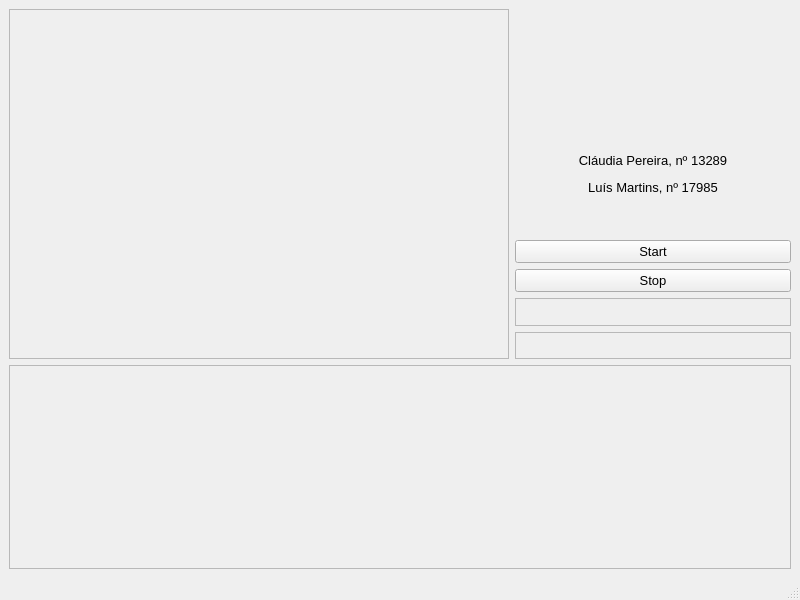
<?xml version="1.0" encoding="UTF-8"?>
<ui version="4.0">
 <class>MainWindow</class>
 <widget class="QMainWindow" name="MainWindow">
  <property name="geometry">
   <rect>
    <x>0</x>
    <y>0</y>
    <width>800</width>
    <height>600</height>
   </rect>
  </property>
  <property name="sizePolicy">
   <sizepolicy hsizetype="Preferred" vsizetype="Preferred">
    <horstretch>0</horstretch>
    <verstretch>0</verstretch>
   </sizepolicy>
  </property>
  <property name="windowTitle">
   <string>MainWindow</string>
  </property>
  <widget class="QWidget" name="centralwidget">
   <layout class="QGridLayout" name="gridLayout">
    <item row="0" column="1">
     <layout class="QVBoxLayout" name="verticalLayout">
      <item>
       <layout class="QHBoxLayout" name="horizontalLayout">
        <item>
         <widget class="QLabel" name="Video">
          <property name="sizePolicy">
           <sizepolicy hsizetype="Maximum" vsizetype="Maximum">
            <horstretch>0</horstretch>
            <verstretch>0</verstretch>
           </sizepolicy>
          </property>
          <property name="minimumSize">
           <size>
            <width>500</width>
            <height>350</height>
           </size>
          </property>
          <property name="maximumSize">
           <size>
            <width>16777215</width>
            <height>16777215</height>
           </size>
          </property>
          <property name="frameShape">
           <enum>QFrame::StyledPanel</enum>
          </property>
          <property name="text">
           <string/>
          </property>
         </widget>
        </item>
        <item>
         <layout class="QVBoxLayout" name="verticalLayout_2">
          <item>
           <widget class="QLabel" name="labelEST">
            <property name="sizePolicy">
             <sizepolicy hsizetype="Fixed" vsizetype="Fixed">
              <horstretch>0</horstretch>
              <verstretch>0</verstretch>
             </sizepolicy>
            </property>
            <property name="minimumSize">
             <size>
              <width>100</width>
              <height>100</height>
             </size>
            </property>
            <property name="maximumSize">
             <size>
              <width>16777215</width>
              <height>100</height>
             </size>
            </property>
            <property name="styleSheet">
             <string notr="true"/>
            </property>
            <property name="text">
             <string/>
            </property>
            <property name="pixmap">
             <pixmap resource="Resources.qrc">:/est.png</pixmap>
            </property>
            <property name="scaledContents">
             <bool>true</bool>
            </property>
           </widget>
          </item>
          <item>
           <widget class="QLabel" name="label_5">
            <property name="sizePolicy">
             <sizepolicy hsizetype="Minimum" vsizetype="Preferred">
              <horstretch>0</horstretch>
              <verstretch>0</verstretch>
             </sizepolicy>
            </property>
            <property name="minimumSize">
             <size>
              <width>0</width>
              <height>50</height>
             </size>
            </property>
            <property name="text">
             <string>&lt;html&gt;&lt;head/&gt;&lt;body&gt;&lt;p align=&quot;center&quot;&gt;&lt;span style=&quot; font-size:10pt;&quot;&gt;Cláudia Pereira, nº 13289&lt;/span&gt;&lt;/p&gt;&lt;p align=&quot;center&quot;&gt;&lt;span style=&quot; font-size:10pt;&quot;&gt;Luís Martins, nº 17985&lt;/span&gt;&lt;/p&gt;&lt;/body&gt;&lt;/html&gt;</string>
            </property>
           </widget>
          </item>
          <item>
           <layout class="QHBoxLayout" name="horizontalLayout_3">
            <item>
             <layout class="QVBoxLayout" name="verticalLayout_3">
              <item>
               <widget class="QPushButton" name="ButtonStart">
                <property name="sizePolicy">
                 <sizepolicy hsizetype="Ignored" vsizetype="Fixed">
                  <horstretch>0</horstretch>
                  <verstretch>0</verstretch>
                 </sizepolicy>
                </property>
                <property name="font">
                 <font>
                  <pointsize>10</pointsize>
                 </font>
                </property>
                <property name="text">
                 <string>Start</string>
                </property>
               </widget>
              </item>
              <item>
               <widget class="QPushButton" name="ButtonStop">
                <property name="sizePolicy">
                 <sizepolicy hsizetype="Ignored" vsizetype="Fixed">
                  <horstretch>0</horstretch>
                  <verstretch>0</verstretch>
                 </sizepolicy>
                </property>
                <property name="font">
                 <font>
                  <pointsize>10</pointsize>
                 </font>
                </property>
                <property name="text">
                 <string>Stop</string>
                </property>
               </widget>
              </item>
              <item>
               <widget class="QLabel" name="Pessoa">
                <property name="frameShape">
                 <enum>QFrame::StyledPanel</enum>
                </property>
                <property name="text">
                 <string/>
                </property>
               </widget>
              </item>
              <item>
               <widget class="QLabel" name="Comando">
                <property name="frameShape">
                 <enum>QFrame::StyledPanel</enum>
                </property>
                <property name="text">
                 <string/>
                </property>
               </widget>
              </item>
             </layout>
            </item>
           </layout>
          </item>
         </layout>
        </item>
       </layout>
      </item>
     </layout>
    </item>
    <item row="1" column="1">
     <layout class="QHBoxLayout" name="horizontalLayout_2">
      <item>
       <widget class="QLabel" name="graph1">
        <property name="sizePolicy">
         <sizepolicy hsizetype="Preferred" vsizetype="Preferred">
          <horstretch>0</horstretch>
          <verstretch>0</verstretch>
         </sizepolicy>
        </property>
        <property name="frameShape">
         <enum>QFrame::StyledPanel</enum>
        </property>
        <property name="text">
         <string/>
        </property>
       </widget>
      </item>
     </layout>
    </item>
   </layout>
  </widget>
  <widget class="QMenuBar" name="menubar">
   <property name="geometry">
    <rect>
     <x>0</x>
     <y>0</y>
     <width>800</width>
     <height>21</height>
    </rect>
   </property>
  </widget>
  <widget class="QStatusBar" name="statusbar"/>
 </widget>
 <resources>
  <include location="Resources.qrc"/>
 </resources>
 <connections/>
</ui>
